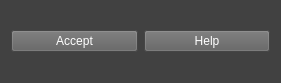
<?xml version="1.0" encoding="UTF-8"?>
<ui version="4.0">
 <class>sampleUI_wdg</class>
 <widget class="QWidget" name="sampleUI_wdg">
  <property name="geometry">
   <rect>
    <x>0</x>
    <y>0</y>
    <width>281</width>
    <height>83</height>
   </rect>
  </property>
  <property name="windowTitle">
   <string>SampleUI</string>
  </property>
  <property name="styleSheet">
   <string notr="true">background-color: rgb(65, 65, 65);</string>
  </property>
  <layout class="QVBoxLayout" name="verticalLayout_2">
   <item>
    <layout class="QVBoxLayout" name="verticalLayout">
     <item>
      <layout class="QHBoxLayout" name="horizontalLayout">
       <item>
        <widget class="QPushButton" name="btnAccept">
         <property name="styleSheet">
          <string notr="true">color: rgb(255, 255, 255);
background-color: rgb(96, 96, 96);</string>
         </property>
         <property name="text">
          <string>Accept</string>
         </property>
         <property name="autoDefault">
          <bool>false</bool>
         </property>
         <property name="default">
          <bool>false</bool>
         </property>
         <property name="flat">
          <bool>false</bool>
         </property>
        </widget>
       </item>
       <item>
        <widget class="QPushButton" name="btnHelp">
         <property name="styleSheet">
          <string notr="true">background-color: rgb(96, 96, 96);
color: rgb(255, 255, 255);</string>
         </property>
         <property name="text">
          <string>Help</string>
         </property>
        </widget>
       </item>
      </layout>
     </item>
    </layout>
   </item>
  </layout>
 </widget>
 <resources/>
 <connections/>
</ui>
